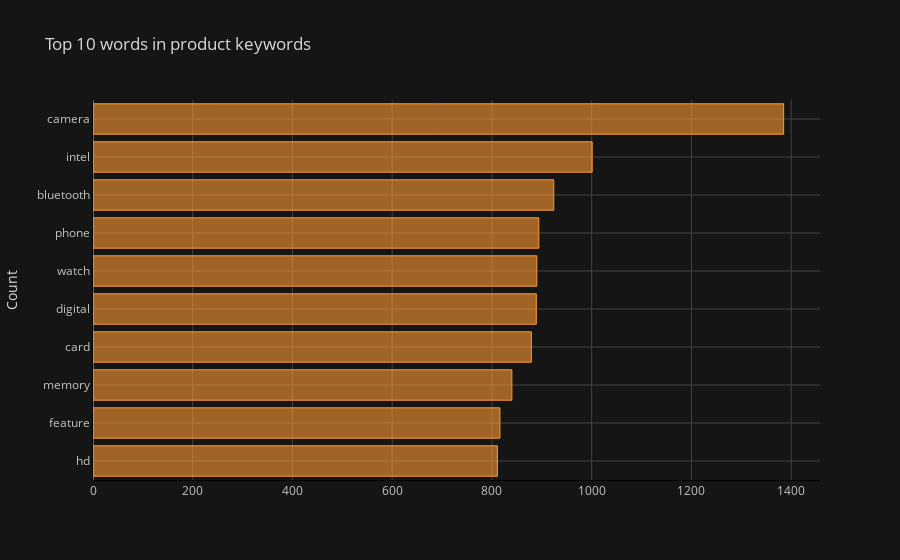

Notebook code for this chart:
### Markdown cell above
Visualize Frequency Distribution

### Code cell
common_words = get_top_n_words(df['keywords'], n=10, remove_stop_words=True)

df1 = pd.DataFrame(common_words, columns = ['keywords' , 'count'])

df1.groupby('keywords').sum()['count'].sort_values().iplot(
    kind='barh', yTitle='Count', linecolor='black', title='Top 10 words in product keywords'
)

### Figure 1 — Plotly figure (JSON) as saved in the notebook; plotly's stock layout.template omitted (floating-point values rounded to 4 significant figures)
{"data": [{"marker": {"color": "rgba(255, 153, 51, 0.6)", "line": {"color": "rgba(255, 153, 51, 1.0)", "width": 1}}, "name": "count", "orientation": "h", "text": "", "type": "bar", "x": [811, 816, 840, 879, 889, 890, 894, 924, 1001, 1385], "y": ["hd", "feature", "memory", "card", "digital", "watch", "phone", "bluetooth", "intel", "camera"]}], "layout": {"legend": {"bgcolor": "#151516", "font": {"color": "#D9D9D9"}}, "paper_bgcolor": "#151516", "plot_bgcolor": "#151516", "title": {"font": {"color": "#D9D9D9"}, "text": "Top 10 words in product keywords"}, "xaxis": {"gridcolor": "#434343", "linecolor": "black", "showgrid": true, "tickfont": {"color": "#C2C2C2"}, "title": {"font": {"color": "#D9D9D9"}, "text": ""}, "zerolinecolor": "#666570"}, "yaxis": {"gridcolor": "#434343", "linecolor": "black", "showgrid": true, "tickfont": {"color": "#C2C2C2"}, "title": {"font": {"color": "#D9D9D9"}, "text": "Count"}, "zerolinecolor": "#666570"}}}
